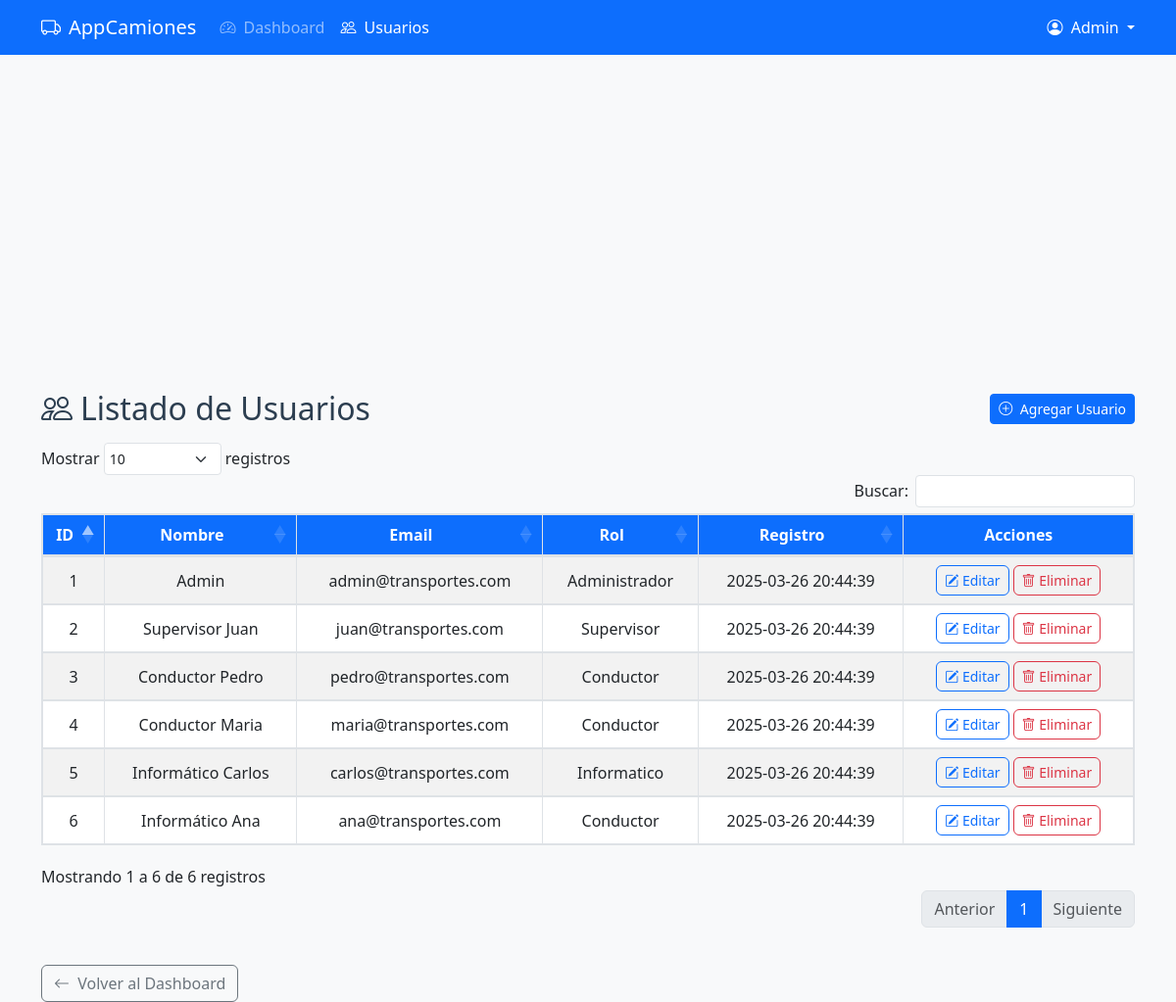
The app's page /views/usuarios/list.php (signed in) with its own data.
### tables this page shows
CREATE TABLE `usuarios` (
  `id_usuario` int(11) NOT NULL,
  `nombre` varchar(100) NOT NULL,
  `email` varchar(100) NOT NULL,
  `password` varchar(255) NOT NULL,
  `id_rol` int(11) NOT NULL,
  `telefono` varchar(20) DEFAULT NULL,
  `fecha_contratacion` date DEFAULT NULL,
  `fecha_registro` datetime DEFAULT current_timestamp()
);

CREATE TABLE `roles` (
  `id_rol` int(11) NOT NULL,
  `nombre_rol` varchar(50) NOT NULL,
  `descripcion` varchar(255) DEFAULT NULL
);

### config/database.php (called while the page is built, shortened)
<?php
class Database {
    private $host = 'localhost';
    private $db_name = 'proyecto_transportes';
    private $username = 'dmilanes';
    private $password = 'milanes1982*-';
    public function connect() {
        $this->conn = null;
        try {
            $this->conn = new PDO(
                "mysql:host=" . $this->host . ";dbname=" . $this->db_name,
                $this->username,
                $this->password
            );
            $this->conn->setAttribute(PDO::ATTR_ERRMODE, PDO::ERRMODE_EXCEPTION);
        } catch (PDOException $e) {
            die("Error de conexión: " . $e->getMessage());
        }
        return $this->conn;
    }
}
?>

### models/Usuarios.php (called while the page is built, shortened)
<?php
class Usuarios {
    private $conn;
    private $table_name = "usuarios";
    public function __construct($db) {
        $this->conn = $db;
    }
    public function read() {
        $query = "SELECT u.id_usuario, u.nombre, u.email, u.fecha_registro, r.nombre_rol, u.id_rol
                  FROM " . $this->table_name . " u
                  LEFT JOIN roles r ON u.id_rol = r.id_rol";
        $stmt = $this->conn->prepare($query);
        $stmt->execute();
        return $stmt;
    }
}

### views/usuarios/list.php (the view, shortened to what this page needs)
<?php
require_once '../../config/database.php';
require_once '../../models/Usuarios.php';
$db = new Database();
$usuarioModel = new Usuarios($db->connect());
$stmt = $usuarioModel->read();
$usuarios = $stmt->fetchAll(PDO::FETCH_ASSOC);
?>
<!DOCTYPE html>
<html lang="es">
<head>
    <link href="https://cdn.jsdelivr.net/npm/bootstrap@5.3.0/dist/css/bootstrap.min.css" rel="stylesheet">
    <link href="https://cdn.jsdelivr.net/npm/bootstrap-icons@1.10.0/font/bootstrap-icons.css" rel="stylesheet">
    <link href="https://cdn.datatables.net/1.11.5/css/dataTables.bootstrap5.min.css" rel="stylesheet">
</head>
<body>
    <nav class="navbar navbar-expand-lg navbar-dark bg-primary fixed-top">
        <div class="container">
            <a class="navbar-brand" href="../auth/dashboard.php">
                <i class="bi bi-truck me-2"></i>AppCamiones
            </a>
            <div class="collapse navbar-collapse" id="navbarNav">
                <ul class="navbar-nav me-auto">
                    <li class="nav-item">
                        <a class="nav-link" href="../auth/dashboard.php"><i class="bi bi-speedometer2 me-1"></i> Dashboard</a>
                    </li>
                    <li class="nav-item">
                        <a class="nav-link active" href="list.php"><i class="bi bi-people me-1"></i> Usuarios</a>
                    </li>
                </ul>
                <div class="d-flex">
                    <div class="dropdown">
                        <a class="nav-link dropdown-toggle text-white" href="#" id="navbarDropdown" role="button" data-bs-toggle="dropdown" aria-expanded="false">
                            <i class="bi bi-person-circle me-1"></i> <?php echo htmlspecialchars($_SESSION['user']['nombre']); ?>
                        </a>
                    </div>
                </div>
            </div>
        </div>
    </nav>
    <div class="container main-content">
        <div class="d-flex justify-content-between align-items-center mb-3">
            <h2 class="table-title mb-0"><i class="bi bi-people me-2"></i>Listado de Usuarios</h2>
            <a href="add.php" class="btn btn-primary btn-sm">
                <i class="bi bi-plus-circle me-1"></i> Agregar Usuario
            </a>
        </div>
        <div class="table-responsive table-container">
            <table id="usuariosTable" class="table table-striped table-hover table-bordered">
                <thead>
                    <tr>
                        <th>ID</th>
                        <th>Nombre</th>
                        <th>Email</th>
                        <th>Rol</th>
                        <th>Registro</th>
                        <th>Acciones</th>
                    </tr>
                </thead>
                <tbody>
                    <?php foreach ($usuarios as $usuario): ?>
                        <tr>
                            <td><?php echo htmlspecialchars($usuario['id_usuario']); ?></td>
                            <td><?php echo htmlspecialchars($usuario['nombre']); ?></td>
                            <td><?php echo htmlspecialchars($usuario['email']); ?></td>
                            <td><?php echo htmlspecialchars($usuario['nombre_rol']); ?></td>
                            <td><?php echo htmlspecialchars($usuario['fecha_registro']); ?></td>
                            <td>
                                <div class="d-flex justify-content-center">
                                    <a href="edit.php?id=<?php echo $usuario['id_usuario']; ?>" class="btn btn-outline-primary btn-action">
                                        <i class="bi bi-pencil-square"></i> Editar
                                    </a>
                                    <form action="delete.php" method="POST" class="d-inline">
                                        <button type="submit" class="btn btn-outline-danger btn-action" onclick="return confirm('¿Estás seguro de eliminar este usuario?')">
                                            <i class="bi bi-trash"></i> Eliminar
                                        </button>
                                    </form>
                                </div>
                            </td>
                        </tr>
                    <?php endforeach; ?>
                </tbody>
            </table>
        </div>
        <a href="../auth/dashboard.php" class="btn btn-outline-secondary mt-3">
            <i class="bi bi-arrow-left me-1"></i> Volver al Dashboard
        </a>
    </div>
</body>
</html>

### views/usuarios/list.php (style rules this page uses)
body { padding-top: 56px; background-color: #f8f9fa; }
.main-content { margin-top: 342px; }
#usuariosTable { border: 1px solid #dee2e6; margin-top: 20px; }
#usuariosTable thead th { background-color: #0d6efd; color: white; text-align: center; vertical-align: middle; border-bottom: 2px solid #dee2e6; }
#usuariosTable tbody td { padding: 8px 12px; vertical-align: middle; border-top: 1px solid #dee2e6; text-align: center; }
#usuariosTable tbody tr:nth-child(even) { background-color: rgba(0,0,0,0.02); }
.btn-outline-primary { border-color: #0d6efd; color: #0d6efd; }
.btn-outline-danger { border-color: #dc3545; color: #dc3545; }
.btn-action { padding: 0.25rem 0.5rem; font-size: 0.875rem; margin: 0 2px; transition: all 0.2s; }
.table-container { margin-bottom: 20px; }
.table-title { color: #2c3e50; }

### records on screen
usuarios: id_usuario "1", nombre "Admin", email "admin@transportes.com", id_rol.nombre_rol "Administrador", fecha_registro "2025-03-26 20:44:39"
usuarios: id_usuario "2", nombre "Supervisor Juan", email "juan@transportes.com", id_rol.nombre_rol "Supervisor", fecha_registro "2025-03-26 20:44:39"
usuarios: id_usuario "3", nombre "Conductor Pedro", email "pedro@transportes.com", id_rol.nombre_rol "Conductor", fecha_registro "2025-03-26 20:44:39"
usuarios: id_usuario "4", nombre "Conductor Maria", email "maria@transportes.com", id_rol.nombre_rol "Conductor", fecha_registro "2025-03-26 20:44:39"
usuarios: id_usuario "5", nombre "Informático Carlos", email "carlos@transportes.com", id_rol.nombre_rol "Informatico", fecha_registro "2025-03-26 20:44:39"
usuarios: id_usuario "6", nombre "Informático Ana", email "ana@transportes.com", id_rol.nombre_rol "Conductor", fecha_registro "2025-03-26 20:44:39"

### other values on screen
$_SESSION['user']['nombre'] "Admin"
